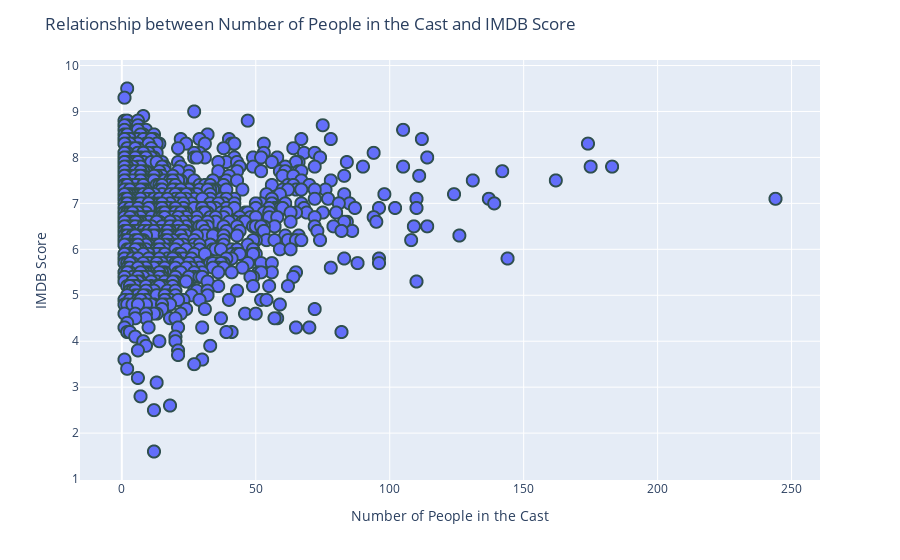

The notebook cell this image was saved under:
### Code cell
#Creating a scatterplot based on analysed_data with Number of People in the Cast on x-axis and IMDB score on y-axis. Adding trendline and hover data (title) for better readability.
fig_cast_imdb = px.scatter(analysed_data, x='Number of People in the Cast', y='IMDB Score', hover_data=['title'])

fig_cast_imdb.update_traces(marker=dict(size=12, line=dict(width=2, color='DarkSlateGrey')))
fig_cast_imdb.update_layout(title='Relationship between Number of People in the Cast and IMDB Score',
                            xaxis_title='Number of People in the Cast', yaxis_title='IMDB Score')
fig_cast_imdb.show()

### Figure 1 — Plotly figure (JSON) as saved in the notebook; plotly's stock layout.template omitted (floating-point values rounded to 4 significant figures; data arrays with more than 128 entries replaced by an {"elided": "..."} marker saying what was removed)
{"data": [{"customdata": {"elided": "1264x1 str values"}, "hovertemplate": "Number of People in the Cast=%{x}<br>IMDB Score=%{y}<br>title=%{customdata[0]}<extra></extra>", "legendgroup": "", "marker": {"color": "#636efa", "line": {"color": "DarkSlateGrey", "width": 2}, "size": 12, "symbol": "circle"}, "mode": "markers", "name": "", "showlegend": false, "type": "scattergl", "x": {"elided": "1264 int values"}, "xaxis": "x", "y": {"elided": "1264 float values"}, "yaxis": "y"}], "layout": {"legend": {"tracegroupgap": 0}, "margin": {"t": 60}, "title": {"text": "Relationship between Number of People in the Cast and IMDB Score"}, "xaxis": {"anchor": "y", "domain": [0, 1], "title": {"text": "Number of People in the Cast"}}, "yaxis": {"anchor": "x", "domain": [0, 1], "title": {"text": "IMDB Score"}}}}
